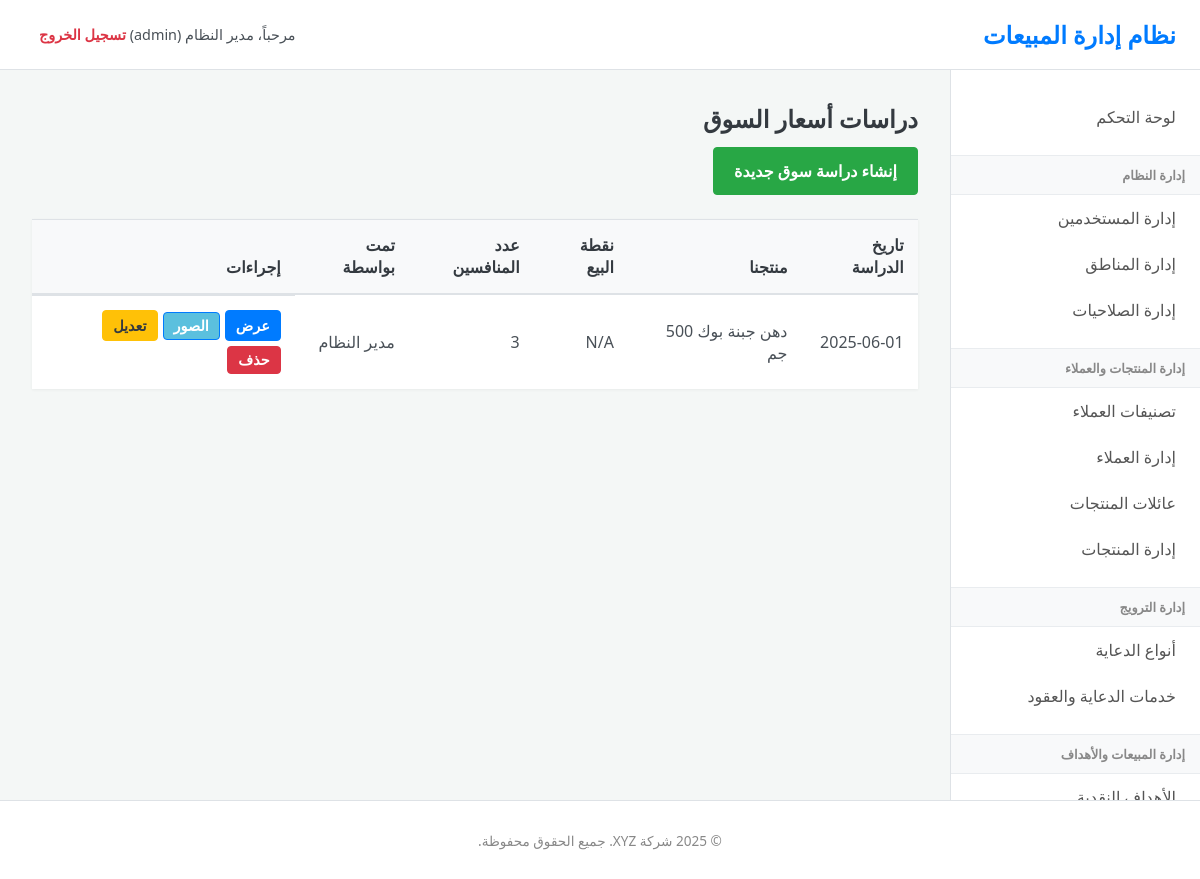
Page /index.php?page=market_surveys (signed in) on the committed database.
### tables this page shows
CREATE TABLE IF NOT EXISTS `market_surveys` (
  `survey_id` int NOT NULL AUTO_INCREMENT,
  `product_id` int NOT NULL COMMENT 'منتج شركتنا الذي تتم دراسته',
  `survey_date` date NOT NULL,
  `user_id` int NOT NULL COMMENT 'المستخدم الذي قام بالدراسة (مندوب/مروج)',
  `customer_id` int DEFAULT NULL COMMENT 'نقطة البيع التي تمت فيها الدراسة (اختياري)',
  `our_wholesale_price` decimal(10,2) DEFAULT NULL COMMENT 'سعر الجملة لمنتجنا',
  `our_retail_price` decimal(10,2) DEFAULT NULL COMMENT 'سعر التجزئة لمنتجنا',
  `our_shelf_price` decimal(10,2) DEFAULT NULL COMMENT 'سعر الرف لمنتجنا',
  `notes` text,
  `created_at` timestamp NULL DEFAULT CURRENT_TIMESTAMP,
  PRIMARY KEY (`survey_id`),
  KEY `product_id` (`product_id`),
  KEY `user_id` (`user_id`),
  KEY `customer_id` (`customer_id`)
);

CREATE TABLE IF NOT EXISTS `products` (
  `product_id` int NOT NULL AUTO_INCREMENT,
  `product_code` varchar(50) NOT NULL,
  `name` varchar(200) NOT NULL,
  `family_id` int DEFAULT NULL,
  `unit` varchar(50) NOT NULL,
  `packaging_details` varchar(100) DEFAULT NULL,
  `product_image_path` varchar(255) DEFAULT NULL,
  `is_active` tinyint(1) DEFAULT '1',
  `created_at` timestamp NULL DEFAULT CURRENT_TIMESTAMP,
  `updated_at` timestamp NULL DEFAULT CURRENT_TIMESTAMP ON UPDATE CURRENT_TIMESTAMP,
  PRIMARY KEY (`product_id`),
  UNIQUE KEY `product_code` (`product_code`),
  KEY `family_id` (`family_id`)
);

CREATE TABLE IF NOT EXISTS `users` (
  `user_id` int NOT NULL AUTO_INCREMENT,
  `username` varchar(50) NOT NULL,
  `password_hash` varchar(255) NOT NULL,
  `full_name` varchar(100) NOT NULL,
  `role` enum('admin','supervisor','representative','promoter') NOT NULL,
  `region_id` int DEFAULT NULL,
  `supervisor_id` int DEFAULT NULL,
  `is_active` tinyint(1) DEFAULT '1',
  `created_at` timestamp NULL DEFAULT CURRENT_TIMESTAMP,
  `updated_at` timestamp NULL DEFAULT CURRENT_TIMESTAMP ON UPDATE CURRENT_TIMESTAMP,
  PRIMARY KEY (`user_id`),
  UNIQUE KEY `username` (`username`),
  KEY `region_id` (`region_id`),
  KEY `supervisor_id` (`supervisor_id`)
);

### controllers/market_surveys.php (called while the page is built, shortened)
<?php
$action = $_GET['action'] ?? 'list';
$page_title = "دراسات أسعار السوق";
switch ($action) {
    case 'list':
    default:
        $sql = "SELECT ms.survey_id, ms.survey_date, p.name as product_name, u.full_name as user_name, c.name as customer_name,
                (SELECT COUNT(*) FROM market_survey_competitors WHERE survey_id = ms.survey_id) as competitor_count
                FROM market_surveys ms
                JOIN products p ON ms.product_id = p.product_id
                JOIN users u ON ms.user_id = u.user_id
                LEFT JOIN customers c ON ms.customer_id = c.customer_id
                ORDER BY ms.survey_date DESC, ms.survey_id DESC";
        $surveys = $pdo->query($sql)->fetchAll();
        break;
}
include 'views/layout.php';

### views/market_surveys/list.php (the view, shortened to what this page needs)
<h2><?php echo htmlspecialchars($page_title); ?></h2>
<div class="actions-bar">
    <a href="index.php?page=market_surveys&action=add" class="button-link add-btn">إنشاء دراسة سوق جديدة</a>
</div>
<table>
    <thead>
        <tr>
            <th>تاريخ الدراسة</th>
            <th>منتجنا</th>
            <th>نقطة البيع</th>
            <th>عدد المنافسين</th>
            <th>تمت بواسطة</th>
            <th>إجراءات</th>
        </tr>
    </thead>
    <tbody>
        <?php foreach ($surveys as $survey): ?>
        <tr>
            <td><?php echo htmlspecialchars($survey['survey_date']); ?></td>
            <td><?php echo htmlspecialchars($survey['product_name']); ?></td>
            <td><?php echo htmlspecialchars($survey['customer_name'] ?? 'N/A'); ?></td>
            <td><?php echo htmlspecialchars($survey['competitor_count']); ?></td>
            <td><?php echo htmlspecialchars($survey['user_name']); ?></td>
            <td class="actions-cell">
                <a href="index.php?page=market_surveys&action=view&id=<?php echo $survey['survey_id']; ?>" class="button-link">عرض</a>
                <button type="button" class="button-link" style="background-color: #5bc0de;" onclick="showImagesModal(<?php echo $survey['survey_id']; ?>)">الصور</button>
                <a href="index.php?page=market_surveys&action=edit&id=<?php echo $survey['survey_id']; ?>" class="button-link edit-btn">تعديل</a>
                <form action="actions/market_survey_delete.php" method="POST" onsubmit="return confirm('هل أنت متأكد من حذف هذه الدراسة وكل ما يتعلق بها من منافسين وصور؟');" style="display:inline;">
                    <button type="submit" class="button-link delete-btn">حذف</button>
                </form>
            </td>
        </tr>
        <?php endforeach; ?>
    </tbody>
</table>

### css/style.css (style rules this page uses)
:root { --primary-color: #007bff; --secondary-color: #6c757d; --success-color: #28a745; --danger-color: #dc3545; --warning-color: #ffc107; --info-color: #17a2b8; --light-color: #f8f9fa; --dark-color: #343a40; --text-color: #495057; --border-color: #dee2e6; --body-bg: #f4f7f6; --sidebar-bg: #ffffff; --header-bg: #ffffff; --font-family: 'Tahoma', 'Segoe UI', sans-serif; }
* { box-sizing: border-box; }
body { font-family: var(--font-family); background-color: var(--body-bg); margin: 0; padding: 0; color: var(--text-color); font-size: 16px; direction: rtl; }
a { color: var(--primary-color); text-decoration: none; transition: color 0.3s ease; }
h1, h2, h3, h4, h5, h6 { color: var(--dark-color); margin-top: 0; margin-bottom: 0.75rem; }
.button-link, .btn { display: inline-block; font-weight: 600; text-align: center; vertical-align: middle; cursor: pointer; user-select: none; background-color: var(--primary-color); border: 1px solid var(--primary-color); padding: 0.75rem 1.25rem; font-size: 1rem; border-radius: 0.25rem; color: #fff; transition: all 0.15s ease-in-out; }
.button-link.add-btn { background-color: var(--success-color); border-color: var(--success-color); }
.button-link.edit-btn { background-color: var(--warning-color); border-color: var(--warning-color); color: var(--dark-color); padding: 5px 10px; font-size: 0.9em; }
.button-link.delete-btn { background-color: var(--danger-color); border-color: var(--danger-color); padding: 5px 10px; font-size: 0.9em; }
.actions-bar { margin-bottom: 1.5rem; display:flex; gap:10px; }
table { width: 100%; margin-bottom: 1rem; color: var(--text-color); border-collapse: collapse; background-color: #fff; box-shadow: 0 1px 3px rgba(0,0,0,0.05); }
table th, table td { padding: 0.9rem; vertical-align: middle; border-top: 1px solid var(--border-color); text-align: right; }
table thead th { vertical-align: bottom; border-bottom: 2px solid var(--border-color); background-color: var(--light-color); font-weight: 600; color: var(--dark-color); }

### views/market_surveys/list.php (style rules this page uses)
.actions-cell { display: flex; gap: 5px; align-items: center; flex-wrap: wrap; }
.actions-cell .button-link { padding: 5px 10px; font-size: 0.9em; }

### rows in the picture
market_surveys: survey_date "2025-06-01", product.name "دهن جبنة بوك 500 جم", customer_name "N/A", competitor_count "3", user.full_name "مدير النظام"

### other values in the picture
$_SESSION['full_name'] "مدير النظام"
$_SESSION['user_role'] "admin"
$page_title "دراسات أسعار السوق"
